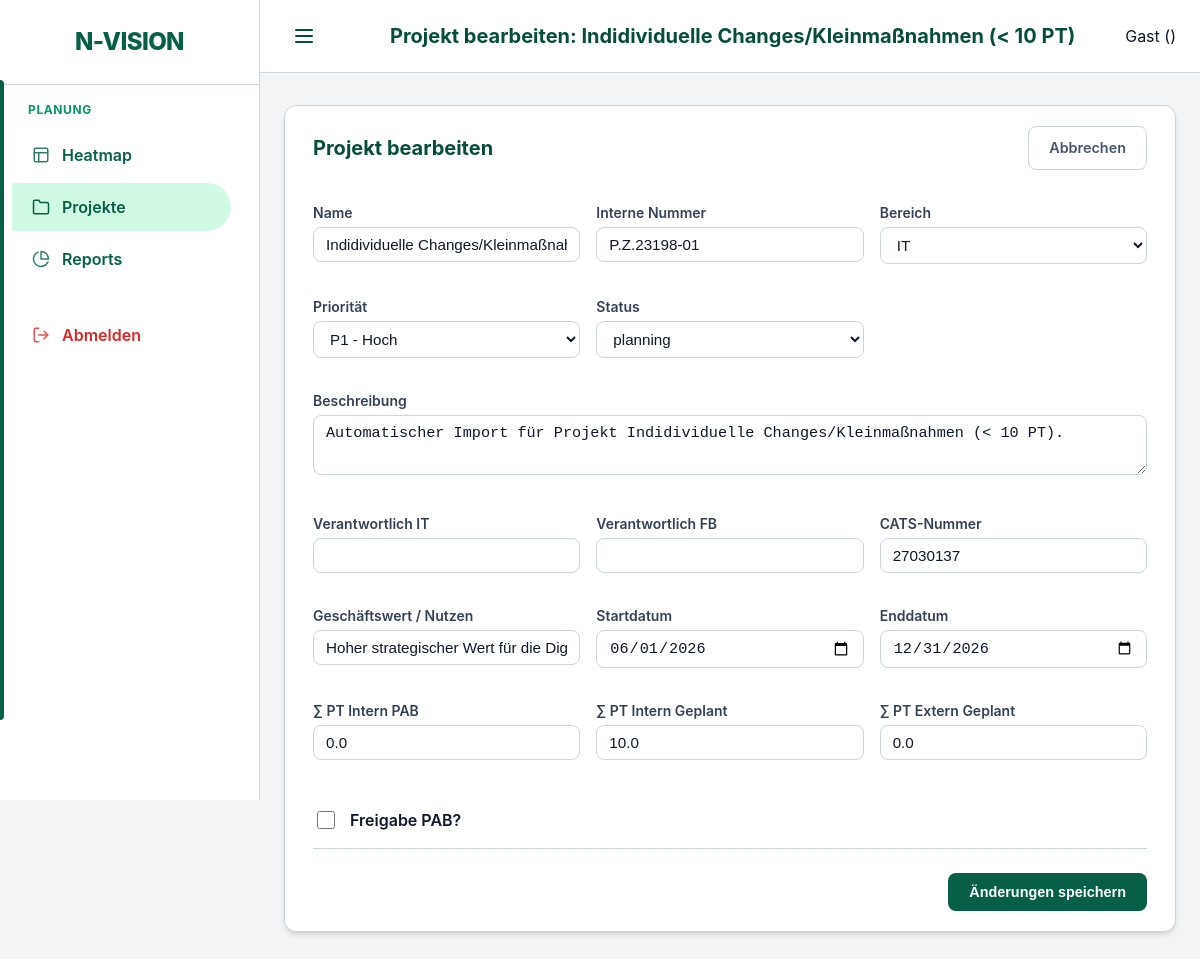
The page /ui/projects/1/edit on the database as committed earlier.
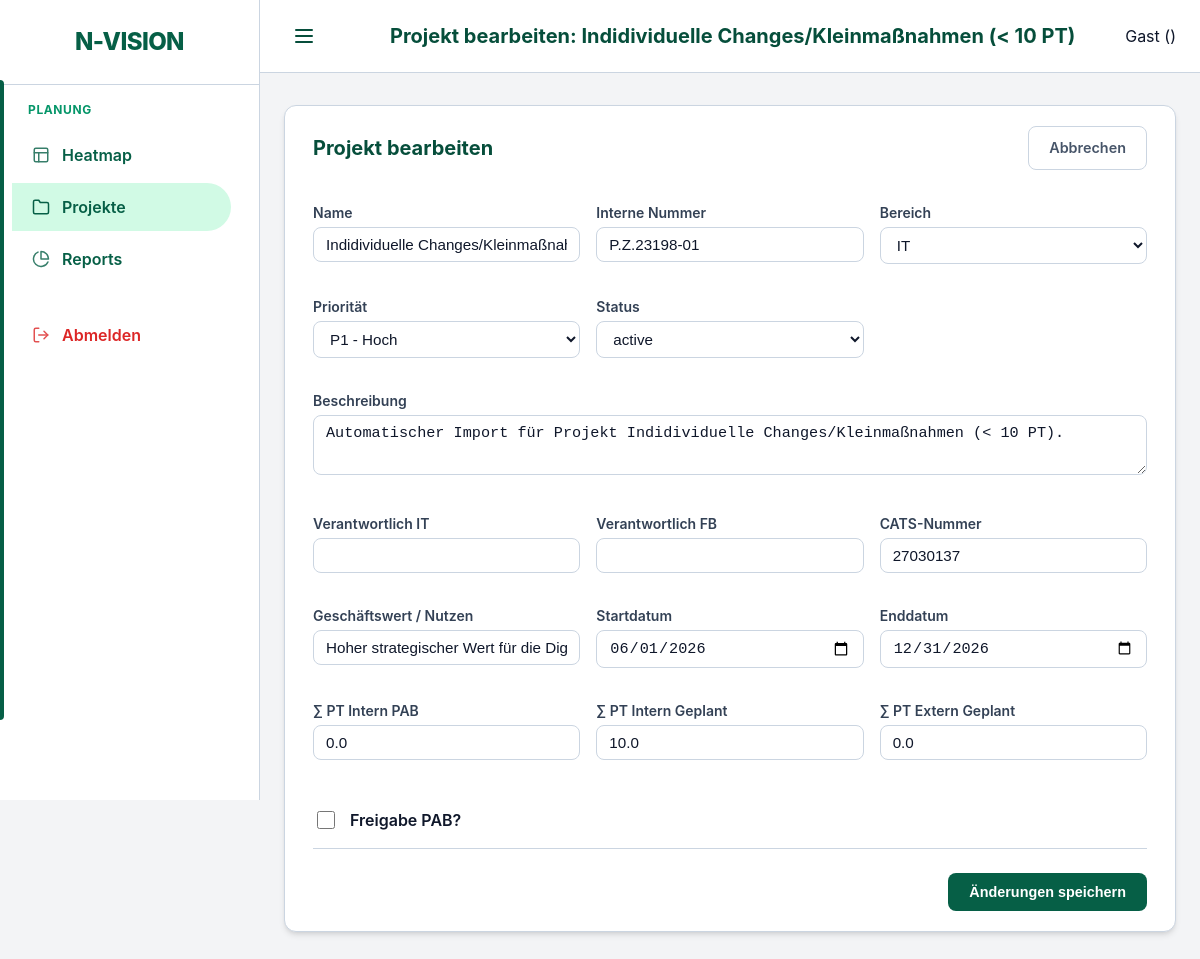
The same page on the database as committed later.
### models.py (models this page shows)
class Project(Base):
    __tablename__ = "projects"
    id = Column(Integer, primary_key=True, index=True)
    name = Column(String, index=True)
    description = Column(String, nullable=True)
    business_value = Column(String, nullable=True)
    internal_number = Column(String, nullable=True)
    division = Column(String, nullable=True) # "IT", "Netzgesellschaft", "Vertrieb", "Kraftwerk"
    start_date = Column(Date)
    end_date = Column(Date)
    priority = Column(Integer, default=1) # 1 highest
    status = Column(Enum(ProjectStatus), default=ProjectStatus.PLANNING)
    manager_id = Column(Integer, ForeignKey("employees.id"), nullable=True)
    responsible_it = Column(String, nullable=True)
    responsible_fb = Column(String, nullable=True)
    pab_approval = Column(Integer, default=0) # 0 = No, 1 = Yes
    cats_number = Column(String, nullable=True)
    pt_intern_pab = Column(Float, default=0.0)
    pt_intern_planned = Column(Float, default=0.0)
    pt_extern_planned = Column(Float, default=0.0)
    staffings = relationship("Staffing", back_populates="project")
    bookings = relationship("Booking", back_populates="project")
    milestones = relationship("Milestone", back_populates="project", cascade="all, delete-orphan")

### main.py (the view)
@app.get("/ui/projects/{project_id}/edit", response_class=HTMLResponse)
def ui_edit_project_form(request: Request, project_id: int, db: Session = Depends(get_db)):
    project = db.query(models.Project).filter(models.Project.id == project_id).first()
    if not project:
        raise HTTPException(status_code=404, detail="Project not found")
    return templates.TemplateResponse(
        request=request, name="project_edit.html", context={
            "project": project,
            "active_page": "projects"
        }
    )

### templates/project_edit.html (shortened to what the changed rows need)
{% extends "base.html" %}
{% set title = "Projekt bearbeiten: " ~ project.name %}
{% block content %}
<div class="card">
    <div style="display: flex; justify-content: space-between; align-items: center; margin-bottom: 2rem;">
        <h2 style="margin: 0;">Projekt bearbeiten</h2>
    </div>
    <form action="/ui/projects/{{ project.id }}/edit" method="post">
        <div style="display: grid; grid-template-columns: repeat(auto-fill, minmax(250px, 1fr)); gap: 1rem; align-items: start;">
            <div class="form-group">
                <label>Name</label>
                <input type="text" name="name" value="{{ project.name }}" required>
            </div>
            <div class="form-group">
                <label>Interne Nummer</label>
                <input type="text" name="internal_number" value="{{ project.internal_number if project.internal_number else '' }}">
            </div>
            <div class="form-group">
                <label>Bereich</label>
                <select name="division">
                    <option value="IT" {% if project.division == 'IT' %}selected{% endif %}>IT</option>
                </select>
            </div>
            <div class="form-group">
                <label>Priorität</label>
                <select name="priority">
                    <option value="1" {% if project.priority == 1 %}selected{% endif %}>P1 - Hoch</option>
                </select>
            </div>
            <div class="form-group">
                <label>Status</label>
                <select name="status">
                    {% for s in ['planning', 'active', 'on_hold', 'completed'] %}
                    <option value="{{ s }}" {% if project.status.value == s %}selected{% endif %}>{{ s }}</option>
                    {% endfor %}
                </select>
            </div>
            <div class="form-group" style="grid-column: 1 / -1;">
                <label>Beschreibung</label>
                <textarea name="description" style="height: 60px;">{{ project.description if project.description else '' }}</textarea>
            </div>
            <div class="form-group">
                <label>CATS-Nummer</label>
                <input type="text" name="cats_number" value="{{ project.cats_number if project.cats_number else '' }}">
            </div>
            <div class="form-group">
                <label>Geschäftswert / Nutzen</label>
                <input type="text" name="business_value" value="{{ project.business_value if project.business_value else '' }}">
            </div>
            <div class="form-group">
                <label>Startdatum</label>
                <input type="date" name="start_date" value="{{ project.start_date }}" required>
            </div>
            <div class="form-group">
                <label>Enddatum</label>
                <input type="date" name="end_date" value="{{ project.end_date }}" required>
            </div>
            <div class="form-group">
                <label>∑ PT Intern PAB</label>
                <input type="number" name="pt_intern_pab" step="0.5" value="{{ project.pt_intern_pab }}">
            </div>
            <div class="form-group">
                <label>∑ PT Intern Geplant</label>
                <input type="number" name="pt_intern_planned" step="0.5" value="{{ project.pt_intern_planned }}">
            </div>
            <div class="form-group">
                <label>∑ PT Extern Geplant</label>
                <input type="number" name="pt_extern_planned" step="0.5" value="{{ project.pt_extern_planned }}">
            </div>
            <div style="display: flex; align-items: center; gap: 0.75rem; height: 100%; padding-top: 1rem;">
                <input type="checkbox" name="pab_approval" id="pab_approval" {% if project.pab_approval %}checked{% endif %} style="width: 18px; height: 18px; cursor: pointer;">
                <label for="pab_approval" style="cursor: pointer; font-weight: 600; margin-bottom: 0;">Freigabe PAB?</label>
            </div>
        </div>
    </form>
</div>
{% endblock %}

Rows that differ between the two databases and show on the page:
changed Project "Indidividuelle Changes/Kleinmaßnahmen (< 10 PT)": status "planning" → "active"
